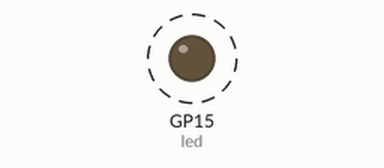
Simulated run of this program. Board: Raspberry Pi Pico running MicroPython. On the bench: output pins drawn as LEDs (lit = HIGH). Dashed ring = blinking.

Above: at 0.2 s.
Timing chart, 0 to 3.0 s (numbered marks = the images above):
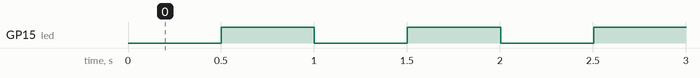

The program:

main.py
```python
from machine import Pin
import time

led = Pin(15, Pin.OUT)
last = time.ticks_ms()
interval = 500

while True:
    now = time.ticks_ms()
    if time.ticks_diff(now, last) >= interval:
        led.toggle()
        last = now
```

Measured:
- by itself, GP15 (led): alternates HIGH for 0.50 s and LOW for 0.50 s
